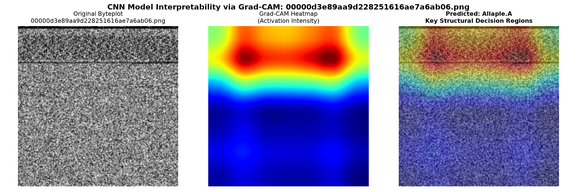
#> input picture outputs/explanations/00000d3e89aa9d228251616ae7a6ab06_gradcam.png, 577 x 192 px, shrunk from 2250 x 750 before the run
$ python create_pipeline_diagram.py
#> lines starting #> are read from the running program, lines starting #| are printed output that depends on the picture
"""
create_pipeline_diagram.py

Generates a publication-grade, pixel-perfect 4K architecture illustration of the
MalVision malware classification and explainability pipeline.
"""

import os
import glob
import numpy as np
from PIL import Image
import matplotlib
matplotlib.use("Agg")
import matplotlib.pyplot as plt
import matplotlib.patches as patches
from matplotlib.gridspec import GridSpec


def build_pipeline_figure(output_path="demo_presentation/pipeline_architecture_diagram.png"):
    os.makedirs(os.path.dirname(output_path), exist_ok=True)

    # 4K resolution canvas: 26 x 14.5 inches at 150 DPI = 3900 x 2175 px
    fig = plt.figure(figsize=(26, 14.5), facecolor="#070c14", dpi=150)
    gs = GridSpec(1, 1, figure=fig, left=0.01, right=0.99, top=0.98, bottom=0.02)
    ax = fig.add_subplot(gs[0])
    ax.set_facecolor("#070c14")
    ax.set_xlim(0, 100)
    ax.set_ylim(0, 100)
    ax.axis("off")

    # ──────────────────────────────────────────────────────────────────────────
    # COLOR PALETTE
    # ──────────────────────────────────────────────────────────────────────────
    C_BG_CARD    = "#0e1726"
    C_BORDER     = "#1c2e47"
    C_BORDER_ACC = "#00d4ff"
    C_CYAN       = "#00d4ff"
    C_BLUE       = "#448aff"
    C_GREEN      = "#00e676"
    C_RED        = "#ff1744"
    C_ORANGE     = "#ff9100"
    C_TEXT_MAIN  = "#ffffff"
    C_TEXT_MUTED = "#8fa3bf"
    C_CODE_BG    = "#09101a"

    # ──────────────────────────────────────────────────────────────────────────
    # HEADER BANNER
    # ──────────────────────────────────────────────────────────────────────────
    ax.text(50, 97.2, "MALVISION: IMAGE-BASED MALWARE CLASSIFICATION PIPELINE",
            fontsize=24, fontweight="bold", color=C_CYAN, ha="center", va="center",
            fontfamily="sans-serif")
    ax.text(50, 94.6, "End-to-End Deep Learning Architecture: Raw Binary to 2D Spatial Texture, ResNet-18 Inference, and Grad-CAM Explainability",
            fontsize=13, color=C_TEXT_MUTED, ha="center", va="center", fontfamily="sans-serif")

    # Separator line
    ax.plot([3, 97], [93.2, 93.2], color="#16273d", lw=1.5)

    # Helper for rounded card containers
    def draw_card(x, y, w, h, title, subtitle=None, border_color=C_BORDER, header_color=C_CYAN):
        rect = patches.FancyBboxPatch((x, y), w, h, boxstyle="round,pad=0.6,rounding_size=1.2",
                                      facecolor=C_BG_CARD, edgecolor=border_color, linewidth=1.5, zorder=1)
        ax.add_patch(rect)
        ax.text(x + 1.2, y + h - 2.0, title, fontsize=12, fontweight="bold", color=header_color, va="center", zorder=2)
        if subtitle:
            ax.text(x + 1.2, y + h - 3.8, subtitle, fontsize=9, color=C_TEXT_MUTED, va="center", zorder=2)
        # Inner dividing line under header
        ax.plot([x + 0.8, x + w - 0.8], [y + h - 5.0, y + h - 5.0], color="#16273d", lw=1, zorder=2)

    # Helper for arrows between stages
    def draw_arrow(x1, y1, x2, y2, color=C_CYAN, label=None):
        ax.annotate("", xy=(x2, y2), xytext=(x1, y1),
                    arrowprops=dict(arrowstyle="-|>", color=color, lw=2.5, mutation_scale=18),
                    zorder=10)
        if label:
            ax.text((x1 + x2)/2, (y1 + y2)/2 + 1.2, label, fontsize=8.5, color=color,
                    ha="center", va="bottom", fontweight="bold", zorder=11)

    # ──────────────────────────────────────────────────────────────────────────
    # TOP ROW: DATA INGESTION & TRANSFORMATION (Y: 53 to 91, H: 38)
    # ──────────────────────────────────────────────────────────────────────────

    # BOX 1: Raw Binary Ingestion (X: 3 to 22, W: 19)
    draw_card(3, 53, 19, 38, "STAGE 1: BINARY INGESTION", "Direct Static File Read (No Execution)")

    # Hex Dump preview box
    hex_box = patches.FancyBboxPatch((4.2, 70), 16.6, 16, boxstyle="round,pad=0.3",
                                     facecolor=C_CODE_BG, edgecolor="#1a2f47", lw=1, zorder=3)
    ax.add_patch(hex_box)
    ax.text(4.8, 84.5, "OFFSET   00 01 02 03 04 05 06 07  ASCII", fontsize=8.5, family="monospace", color="#627d98", zorder=4)
    hex_lines = [
        "00000000 4D 5A 90 00 03 00 00 00  MZ......",
        "00000008 04 00 00 00 FF FF 00 00  ........",
        "00000010 B8 00 00 00 00 00 00 00  ........",
        "00000018 40 00 00 00 00 00 00 00  @.......",
        "00000020 00 00 00 00 00 00 00 00  ........",
        "00000028 00 00 00 00 00 00 00 00  ........",
        "00000030 00 00 00 00 00 00 00 00  ........",
        "00000038 00 00 00 00 F0 00 00 00  ........"
    ]
    for idx, l in enumerate(hex_lines):
        ax.text(4.8, 82.5 - idx * 1.5, l, fontsize=7.8, family="monospace", color="#00e5ff" if idx == 0 else "#a0b3c6", zorder=4)

    # Bullet properties
    props1 = [
        "• Input: Raw .exe / .dll / .bin files",
        "• Unconstrained file size (10 KB to 50 MB)",
        "• 100% Safe: Code is NEVER executed",
        "• Immune to sandbox evasion / sleep tricks",
        "• Stream converted to 1D uint8 byte array"
    ]
    for idx, p in enumerate(props1):
        ax.text(4.5, 66.5 - idx * 2.5, p, fontsize=8.5, color=C_TEXT_MAIN, zorder=4)

    draw_arrow(22.5, 72, 26.5, 72, color=C_CYAN, label="Bytes [0,255]")

    # BOX 2: 2D Spatial Reshaping (X: 27 to 57, W: 30)
    draw_card(27, 53, 30, 38, "STAGE 2: SPATIAL RESHAPING", "Nataraj et al. Binary-to-Texture Mapping")

    # Math Box
    math_box = patches.FancyBboxPatch((28.2, 77.5), 14.5, 9, boxstyle="round,pad=0.3",
                                      facecolor=C_CODE_BG, edgecolor="#1a2f47", lw=1, zorder=3)
    ax.add_patch(math_box)
    ax.text(29.0, 84.5, "WIDTH SELECTION HEURISTIC", fontsize=8.5, fontweight="bold", color=C_CYAN, zorder=4)
    ax.text(29.0, 82.5, "Width (W) = LookupTable(File Size)", fontsize=8, family="monospace", color="#ffffff", zorder=4)
    ax.text(29.0, 80.5, "Height (H) = ceil( File_Bytes / W )", fontsize=8, family="monospace", color="#ffffff", zorder=4)
    ax.text(29.0, 78.5, "Padding = (W * H - File_Bytes) zeros", fontsize=8, family="monospace", color="#8fa3bf", zorder=4)

    # Lookup table mini table
    table_box = patches.FancyBboxPatch((28.2, 55.5), 14.5, 20.5, boxstyle="round,pad=0.3",
                                       facecolor=C_CODE_BG, edgecolor="#1a2f47", lw=1, zorder=3)
    ax.add_patch(table_box)
    ax.text(29.0, 74.0, "FILE SIZE               WIDTH", fontsize=8, fontweight="bold", color="#627d98", family="monospace", zorder=4)
    table_rows = [
        ("< 10 KB", "32 px"),
        ("10 - 30 KB", "64 px"),
        ("30 - 60 KB", "128 px"),
        ("60 - 100 KB", "256 px"),
        ("100 - 200 KB", "384 px"),
        ("200 - 500 KB", "512 px"),
        ("500 KB - 1 MB", "768 px"),
        ("> 1 MB", "1024 px")
    ]
    for idx, (sz, w) in enumerate(table_rows):
        ax.text(29.0, 71.5 - idx * 2.0, f"{sz:<16}  {w:>7}", fontsize=8, family="monospace",
                color="#00e5ff" if "256" in w else "#a0b3c6", zorder=4)

    # Actual real sample byteplot embedded
    sample_files = glob.glob("data/dataset/*/*.png")
    if sample_files:
        sample_img = Image.open(sample_files[0]).convert("L")
        # Inset axes for real image
        img_ax = fig.add_axes([0.435, 0.40, 0.125, 0.19], zorder=5)
        img_ax.imshow(sample_img, cmap="gray")
        img_ax.axis("off")
        img_ax.set_title("Generated Byteplot\n(Family: Allaple.A)", fontsize=8.5, color=C_CYAN, pad=4)

    # Annotations on the texture
    ax.text(44.0, 56.5, "[PE Header]", fontsize=8, color="#ff9100", zorder=6)
    ax.text(44.0, 54.5, "[.text Executable Code]", fontsize=8, color="#00e676", zorder=6)
    ax.text(44.0, 52.5, "[.data & Resources]", fontsize=8, color="#448aff", zorder=6)

    draw_arrow(57.5, 72, 61.5, 72, color=C_CYAN, label="Grayscale PNG")

    # BOX 3: Preprocessing & Normalization (X: 62 to 97, W: 35)
    draw_card(62, 53, 35, 38, "STAGE 3: PREPROCESSING & TENSOR PREPARATION", "Resize & Standardization for CNN Input")

    col_boxes = [
        ("Step 1: Bilinear Resize", "Resizes arbitrary (H x W) byteplot to standard 224 x 224 pixels", "(224, 224)"),
        ("Step 2: Normalization", "Applies mean=0.5, std=0.5 scaling:\n  Tensor = (Pixel / 255.0 - 0.5) / 0.5", "[-1.0, +1.0]"),
        ("Step 3: Tensor Packaging", "Shapes tensor with batch & channel dimension:\n  Batch Tensor: [1, 1, 224, 224]", "[1, 1, 224, 224]")
    ]

    for idx, (title, desc, badge) in enumerate(col_boxes):
        s_box = patches.FancyBboxPatch((63.5, 76.5 - idx * 10.5), 32.0, 9.2, boxstyle="round,pad=0.3",
                                      facecolor=C_CODE_BG, edgecolor="#1a2f47", lw=1, zorder=3)
        ax.add_patch(s_box)
        ax.text(64.5, 83.5 - idx * 10.5, title, fontsize=9.5, fontweight="bold", color=C_CYAN, zorder=4)
        ax.text(64.5, 79.5 - idx * 10.5, desc, fontsize=8, color="#a0b3c6", zorder=4)
        # Badge
        badge_p = patches.FancyBboxPatch((86.0, 82.0 - idx * 10.5), 8.5, 2.8, boxstyle="round,pad=0.2",
                                         facecolor="#182c42", edgecolor=C_CYAN, lw=1, zorder=5)
        ax.add_patch(badge_p)
        ax.text(90.25, 83.4 - idx * 10.5, badge, fontsize=8, fontweight="bold", color="#ffffff", ha="center", va="center", zorder=6)

    # ──────────────────────────────────────────────────────────────────────────
    # CONNECTOR FROM TOP ROW TO BOTTOM ROW
    # ──────────────────────────────────────────────────────────────────────────
    ax.annotate("", xy=(50, 48.5), xytext=(50, 52.5),
                arrowprops=dict(arrowstyle="-|>", color=C_CYAN, lw=3, mutation_scale=20),
                zorder=10)
    ax.text(50, 50.8, "Input Tensor: [1, 1, 224, 224]", fontsize=9, color=C_CYAN, ha="center", va="center",
            fontweight="bold", bbox=dict(boxstyle="round,pad=0.3", facecolor="#091320", edgecolor=C_CYAN, lw=1), zorder=11)

    # ──────────────────────────────────────────────────────────────────────────
    # BOTTOM ROW: NEURAL NETWORK INFERENCE & EXPLAINABILITY (Y: 4 to 47, H: 43)
    # ──────────────────────────────────────────────────────────────────────────

    # BOX 4: ResNet-18 Backbone Architecture (X: 3 to 48, W: 45)
    draw_card(3, 4, 45, 43, "STAGE 4: RESNET-18 DEEP CONVOLUTIONAL NETWORK", "Feature Extraction via Grayscale-Adapted Backbone")

    layers = [
        ("Conv1 + MaxPool", "7x7 Conv, Stride=2\n3x3 MaxPool", "112x112\nx 64", "Early Features:\nEdges & Section Boundaries", "#2979ff"),
        ("Layer 1 (ResBlock x2)", "BasicBlock x2\nResidual Skips", "56x56\nx 64", "Opcode Patterns:\nSpeckled static / Instruction flow", "#00b0ff"),
        ("Layer 2 (ResBlock x2)", "BasicBlock x2\nResidual Skips", "28x28\nx 128", "Micro-Textures:\nString tables & data loops", "#00e5ff"),
        ("Layer 3 (ResBlock x2)", "BasicBlock x2\nResidual Skips", "14x14\nx 256", "Macro Structures:\nSection ratios & packed stubs", "#00e676"),
        ("Layer 4 (ResBlock x2)", "BasicBlock x2\nFinal Conv Block", "7x7\nx 512", "Family Fingerprints:\nMalware family signature layout", "#ff9100"),
    ]

    for idx, (lname, arch, dim, role, col) in enumerate(layers):
        ly = 39.5 - idx * 7.0
        # Block card
        l_rect = patches.FancyBboxPatch((4.5, ly - 5.5), 42.0, 6.0, boxstyle="round,pad=0.3",
                                        facecolor=C_CODE_BG, edgecolor=col, lw=1.2, zorder=3)
        ax.add_patch(l_rect)
        # Indicator badge
        b_dot = patches.Circle((6.2, ly - 2.5), 0.9, facecolor=col, zorder=4)
        ax.add_patch(b_dot)
        ax.text(6.2, ly - 2.5, str(idx + 1), fontsize=8, fontweight="bold", color="#000000", ha="center", va="center", zorder=5)

        ax.text(8.0, ly - 1.8, lname, fontsize=9.5, fontweight="bold", color="#ffffff", zorder=4)
        ax.text(8.0, ly - 4.0, arch, fontsize=8, color="#8fa3bf", zorder=4)

        # Dimension badge
        dim_p = patches.FancyBboxPatch((23.0, ly - 4.5), 7.5, 4.0, boxstyle="round,pad=0.2",
                                       facecolor="#122336", edgecolor="#213d5b", lw=1, zorder=4)
        ax.add_patch(dim_p)
        ax.text(26.75, ly - 2.5, dim, fontsize=7.8, family="monospace", color=C_CYAN, ha="center", va="center", zorder=5)

        ax.text(32.0, ly - 2.8, role, fontsize=8, color="#c2d4e7", zorder=4)

    # Global Average Pooling box
    pool_box = patches.FancyBboxPatch((4.5, 5.0), 42.0, 3.8, boxstyle="round,pad=0.2",
                                     facecolor="#10253d", edgecolor=C_CYAN, lw=1, zorder=3)
    ax.add_patch(pool_box)
    ax.text(25.5, 6.9, "AdaptiveAvgPool2d(1, 1)  ==>  512-Dimensional Latent Embedding Vector",
            fontsize=8.5, family="monospace", fontweight="bold", color="#ffffff", ha="center", va="center", zorder=4)

    # Branch Arrow to Inference
    draw_arrow(48.5, 30, 52.5, 30, color=C_CYAN, label="512-d Vector")

    # Branch Arrow to Grad-CAM
    draw_arrow(48.5, 15, 52.5, 15, color=C_ORANGE, label="Gradients")

    # BOX 5: Classification & Threat Triage (X: 53 to 75, W: 22)
    draw_card(53, 4, 22, 43, "STAGE 5: INFERENCE & TRIAGE", "Softmax Over 26 Malware Classes")

    # Classification metrics
    ax.text(54.5, 40.0, "OUTPUT PROBABILITY DISTRIBUTION", fontsize=8.5, fontweight="bold", color=C_CYAN, zorder=4)

    # Mini Bar chart simulation
    sample_classes = [("Allaple.A", 0.9997, C_RED), ("Allaple.L", 0.0002, C_CYAN), ("Fakerean", 0.0001, C_CYAN),
                      ("Yuner.A", 0.0000, C_CYAN), ("VB.AT", 0.0000, C_CYAN), ("Other 21", 0.0000, "#50657b")]
    for idx, (cname, prob, col) in enumerate(sample_classes):
        by = 37.0 - idx * 2.8
        ax.text(54.5, by, f"{cname:<12}", fontsize=8, family="monospace", color="#ffffff", zorder=4)
        bar_len = max(prob * 10.0, 0.4)
        b_bar = patches.Rectangle((63.0, by - 0.5), bar_len, 1.2, facecolor=col, zorder=4)
        ax.add_patch(b_bar)
        ax.text(63.5 + bar_len, by, f"{prob:>7.2%}", fontsize=7.5, family="monospace", color=col, va="center", zorder=4)

    # Threat Triage Badges Box
    ax.text(54.5, 19.5, "AUTOMATED THREAT LEVEL TRIAGE", fontsize=8.5, fontweight="bold", color=C_CYAN, zorder=4)

    badges = [
        ("CRITICAL", "Confidence > 85%", C_RED, "Definite match to known malware family. Immediate quarantine & incident response."),
        ("SUSPICIOUS", "Confidence 60-85%", C_ORANGE, "Probable variant or modified sample. Secondary sandbox inspection advised."),
        ("INCONCLUSIVE", "Confidence < 60%", C_GREEN, "Likely benign Windows executable or clean unknown utility.")
    ]

    for idx, (b_name, b_crit, b_color, b_desc) in enumerate(badges):
        by = 16.5 - idx * 4.5
        b_patch = patches.FancyBboxPatch((54.5, by - 2.5), 19.0, 3.6, boxstyle="round,pad=0.2",
                                         facecolor=C_CODE_BG, edgecolor=b_color, lw=1.2, zorder=4)
        ax.add_patch(b_patch)
        ax.text(55.2, by - 0.2, b_name, fontsize=8.5, fontweight="bold", color=b_color, zorder=5)
        ax.text(62.5, by - 0.2, b_crit, fontsize=7.5, color=C_TEXT_MUTED, zorder=5)
        ax.text(55.2, by - 1.8, b_desc, fontsize=6.8, color="#a0b3c6", zorder=5)

    # BOX 6: Explainable AI / Grad-CAM (X: 76 to 97, W: 21)
    draw_card(76, 4, 21, 43, "STAGE 6: EXPLAINABILITY (GRAD-CAM)", "Visualizing Decision Regions", border_color=C_ORANGE, header_color=C_ORANGE)

    ax.text(77.2, 40.0, "HOW GRAD-CAM WORKS", fontsize=8.5, fontweight="bold", color=C_ORANGE, zorder=4)
    g_steps = [
        "1. Backpropagate predicted class score (yc)",
        "   to Layer 4 feature maps Ak",
        "2. Global average pool gradients -> weights ak",
        "3. Compute linear combination: Sum(ak * Ak)",
        "4. Apply ReLU -> retain positive influences",
        "5. Overlay 60% byteplot + 40% JET heatmap"
    ]
    for idx, gs_text in enumerate(g_steps):
        ax.text(77.2, 37.8 - idx * 1.8, gs_text, fontsize=7.5, family="monospace", color="#c2d4e7", zorder=4)

    # Embed real Grad-CAM image if available
    gradcam_samples = glob.glob("outputs/explanations/*.png")
    if gradcam_samples:
        gc_img = Image.open(gradcam_samples[0])
#> gc_img is the input picture: PIL image 577x192 RGBA; mean R, G, B, A 145, 142.4, 165.7, 255
        gc_ax = fig.add_axes([0.765, 0.065, 0.20, 0.165], zorder=5)
        gc_ax.imshow(gc_img)
        gc_ax.axis("off")
        gc_ax.set_title("Real Model Grad-CAM Explanation\n(Original -> Heatmap -> Decision Overlay)",
                        fontsize=7.8, color=C_ORANGE, pad=4)

    # Save high-res figure
    plt.savefig(output_path, dpi=150, facecolor=fig.get_facecolor(), edgecolor="none")
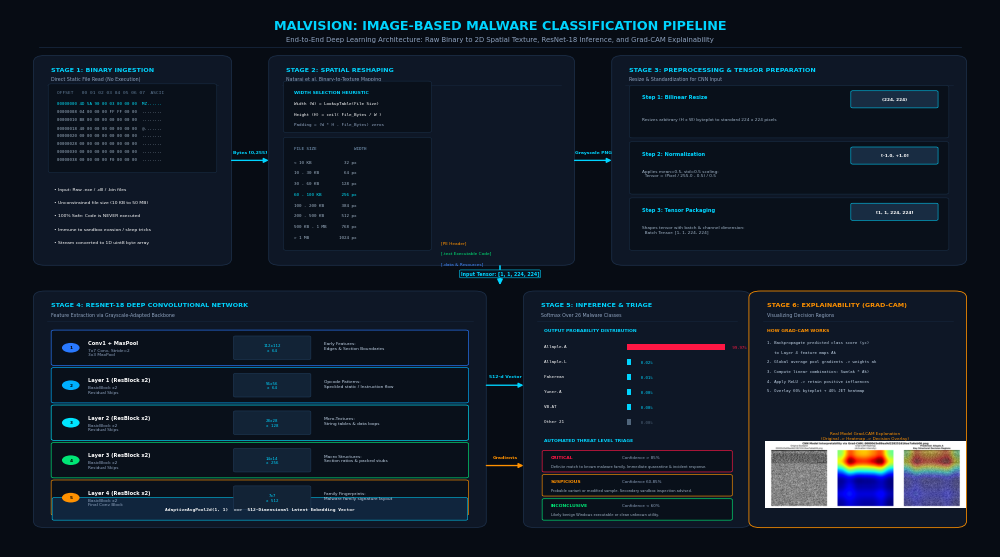
#> figure drawn by matplotlib, 2 panels
    plt.close(fig)
    print(f"[SUCCESS] Saved publication-grade pipeline diagram to: {output_path}")
    return output_path


if __name__ == "__main__":
    build_pipeline_figure()
